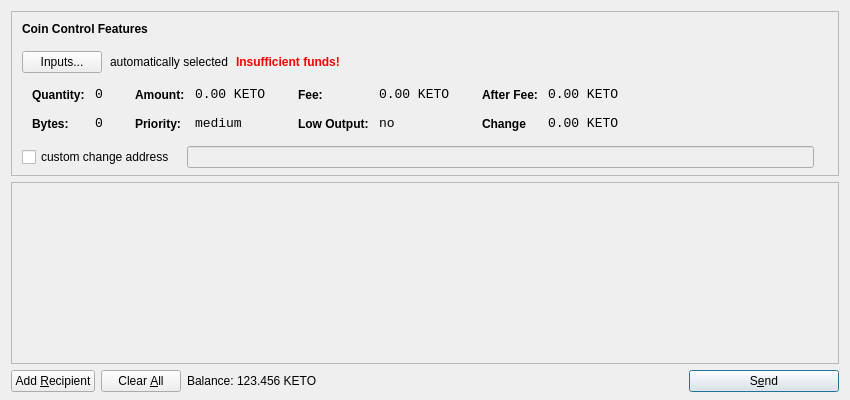
<?xml version="1.0" encoding="UTF-8"?>
<ui version="4.0">
 <class>SendCoinsDialog</class>
 <widget class="QDialog" name="SendCoinsDialog">
  <property name="geometry">
   <rect>
    <x>0</x>
    <y>0</y>
    <width>850</width>
    <height>400</height>
   </rect>
  </property>
  <property name="windowTitle">
   <string>Send Coins</string>
  </property>
  <layout class="QVBoxLayout" name="verticalLayout" stretch="0,1,0">
   <property name="bottomMargin">
    <number>8</number>
   </property>
   <item>
    <widget class="QFrame" name="frameCoinControl">
     <property name="sizePolicy">
      <sizepolicy hsizetype="Expanding" vsizetype="Expanding">
       <horstretch>0</horstretch>
       <verstretch>0</verstretch>
      </sizepolicy>
     </property>
     <property name="maximumSize">
      <size>
       <width>16777215</width>
       <height>16777215</height>
      </size>
     </property>
     <property name="frameShape">
      <enum>QFrame::StyledPanel</enum>
     </property>
     <property name="frameShadow">
      <enum>QFrame::Sunken</enum>
     </property>
     <layout class="QVBoxLayout" name="verticalLayoutCoinControl2">
      <property name="spacing">
       <number>-1</number>
      </property>
      <property name="leftMargin">
       <number>0</number>
      </property>
      <property name="topMargin">
       <number>0</number>
      </property>
      <property name="rightMargin">
       <number>0</number>
      </property>
      <property name="bottomMargin">
       <number>6</number>
      </property>
      <item>
       <layout class="QVBoxLayout" name="verticalLayoutCoinControl" stretch="0,0,0,0,1">
        <property name="spacing">
         <number>0</number>
        </property>
        <property name="leftMargin">
         <number>10</number>
        </property>
        <property name="topMargin">
         <number>10</number>
        </property>
        <item>
         <layout class="QHBoxLayout" name="horizontalLayoutCoinControl1">
          <property name="bottomMargin">
           <number>15</number>
          </property>
          <item>
           <widget class="QLabel" name="labelCoinControlFeatures">
            <property name="sizePolicy">
             <sizepolicy hsizetype="Preferred" vsizetype="Maximum">
              <horstretch>0</horstretch>
              <verstretch>0</verstretch>
             </sizepolicy>
            </property>
            <property name="font">
             <font>
              <weight>75</weight>
              <bold>true</bold>
             </font>
            </property>
            <property name="styleSheet">
             <string notr="true">font-weight:bold;</string>
            </property>
            <property name="text">
             <string>Coin Control Features</string>
            </property>
           </widget>
          </item>
         </layout>
        </item>
        <item>
         <layout class="QHBoxLayout" name="horizontalLayoutCoinControl2" stretch="0,0,0,0">
          <property name="spacing">
           <number>8</number>
          </property>
          <property name="bottomMargin">
           <number>10</number>
          </property>
          <item>
           <widget class="QPushButton" name="pushButtonCoinControl">
            <property name="styleSheet">
             <string notr="true"/>
            </property>
            <property name="text">
             <string>Inputs...</string>
            </property>
           </widget>
          </item>
          <item>
           <widget class="QLabel" name="labelCoinControlAutomaticallySelected">
            <property name="text">
             <string>automatically selected</string>
            </property>
            <property name="margin">
             <number>5</number>
            </property>
           </widget>
          </item>
          <item>
           <widget class="QLabel" name="labelCoinControlInsuffFunds">
            <property name="font">
             <font>
              <weight>75</weight>
              <bold>true</bold>
             </font>
            </property>
            <property name="styleSheet">
             <string notr="true">color:red;font-weight:bold;</string>
            </property>
            <property name="text">
             <string>Insufficient funds!</string>
            </property>
            <property name="margin">
             <number>5</number>
            </property>
           </widget>
          </item>
          <item>
           <spacer name="horizontalSpacerCoinControl">
            <property name="orientation">
             <enum>Qt::Horizontal</enum>
            </property>
            <property name="sizeHint" stdset="0">
             <size>
              <width>40</width>
              <height>1</height>
             </size>
            </property>
           </spacer>
          </item>
         </layout>
        </item>
        <item>
         <widget class="QWidget" name="widgetCoinControl" native="true">
          <property name="sizePolicy">
           <sizepolicy hsizetype="Preferred" vsizetype="Preferred">
            <horstretch>0</horstretch>
            <verstretch>0</verstretch>
           </sizepolicy>
          </property>
          <property name="minimumSize">
           <size>
            <width>0</width>
            <height>0</height>
           </size>
          </property>
          <property name="styleSheet">
           <string notr="true"/>
          </property>
          <layout class="QHBoxLayout" name="horizontalLayoutCoinControl5">
           <property name="margin">
            <number>0</number>
           </property>
           <item>
            <layout class="QHBoxLayout" name="horizontalLayoutCoinControl3" stretch="0,0,0,1">
             <property name="spacing">
              <number>20</number>
             </property>
             <property name="topMargin">
              <number>0</number>
             </property>
             <property name="bottomMargin">
              <number>10</number>
             </property>
             <item>
              <layout class="QFormLayout" name="formLayoutCoinControl1">
               <property name="horizontalSpacing">
                <number>10</number>
               </property>
               <property name="verticalSpacing">
                <number>14</number>
               </property>
               <property name="leftMargin">
                <number>10</number>
               </property>
               <property name="topMargin">
                <number>4</number>
               </property>
               <property name="rightMargin">
                <number>6</number>
               </property>
               <item row="0" column="0">
                <widget class="QLabel" name="labelCoinControlQuantityText">
                 <property name="styleSheet">
                  <string notr="true">font-weight:bold;</string>
                 </property>
                 <property name="text">
                  <string>Quantity:</string>
                 </property>
                 <property name="margin">
                  <number>0</number>
                 </property>
                </widget>
               </item>
               <item row="0" column="1">
                <widget class="QLabel" name="labelCoinControlQuantity">
                 <property name="font">
                  <font>
                   <family>Monospace</family>
                   <pointsize>10</pointsize>
                  </font>
                 </property>
                 <property name="cursor">
                  <cursorShape>IBeamCursor</cursorShape>
                 </property>
                 <property name="contextMenuPolicy">
                  <enum>Qt::ActionsContextMenu</enum>
                 </property>
                 <property name="text">
                  <string>0</string>
                 </property>
                 <property name="margin">
                  <number>0</number>
                 </property>
                 <property name="textInteractionFlags">
                  <set>Qt::LinksAccessibleByMouse|Qt::TextSelectableByKeyboard|Qt::TextSelectableByMouse</set>
                 </property>
                </widget>
               </item>
               <item row="1" column="0">
                <widget class="QLabel" name="labelCoinControlBytesText">
                 <property name="styleSheet">
                  <string notr="true">font-weight:bold;</string>
                 </property>
                 <property name="text">
                  <string>Bytes:</string>
                 </property>
                </widget>
               </item>
               <item row="1" column="1">
                <widget class="QLabel" name="labelCoinControlBytes">
                 <property name="font">
                  <font>
                   <family>Monospace</family>
                   <pointsize>10</pointsize>
                  </font>
                 </property>
                 <property name="cursor">
                  <cursorShape>IBeamCursor</cursorShape>
                 </property>
                 <property name="contextMenuPolicy">
                  <enum>Qt::ActionsContextMenu</enum>
                 </property>
                 <property name="text">
                  <string>0</string>
                 </property>
                 <property name="textInteractionFlags">
                  <set>Qt::LinksAccessibleByMouse|Qt::TextSelectableByKeyboard|Qt::TextSelectableByMouse</set>
                 </property>
                </widget>
               </item>
              </layout>
             </item>
             <item>
              <layout class="QFormLayout" name="formLayoutCoinControl2">
               <property name="horizontalSpacing">
                <number>10</number>
               </property>
               <property name="verticalSpacing">
                <number>14</number>
               </property>
               <property name="leftMargin">
                <number>6</number>
               </property>
               <property name="topMargin">
                <number>4</number>
               </property>
               <property name="rightMargin">
                <number>6</number>
               </property>
               <item row="0" column="0">
                <widget class="QLabel" name="labelCoinControlAmountText">
                 <property name="styleSheet">
                  <string notr="true">font-weight:bold;</string>
                 </property>
                 <property name="text">
                  <string>Amount:</string>
                 </property>
                 <property name="margin">
                  <number>0</number>
                 </property>
                </widget>
               </item>
               <item row="0" column="1">
                <widget class="QLabel" name="labelCoinControlAmount">
                 <property name="font">
                  <font>
                   <family>Monospace</family>
                   <pointsize>10</pointsize>
                  </font>
                 </property>
                 <property name="cursor">
                  <cursorShape>IBeamCursor</cursorShape>
                 </property>
                 <property name="contextMenuPolicy">
                  <enum>Qt::ActionsContextMenu</enum>
                 </property>
                 <property name="text">
                  <string notr="true">0.00 KETO</string>
                 </property>
                 <property name="textInteractionFlags">
                  <set>Qt::LinksAccessibleByMouse|Qt::TextSelectableByKeyboard|Qt::TextSelectableByMouse</set>
                 </property>
                </widget>
               </item>
               <item row="1" column="0">
                <widget class="QLabel" name="labelCoinControlPriorityText">
                 <property name="styleSheet">
                  <string notr="true">font-weight:bold;</string>
                 </property>
                 <property name="text">
                  <string>Priority:</string>
                 </property>
                </widget>
               </item>
               <item row="1" column="1">
                <widget class="QLabel" name="labelCoinControlPriority">
                 <property name="font">
                  <font>
                   <family>Monospace</family>
                   <pointsize>10</pointsize>
                  </font>
                 </property>
                 <property name="cursor">
                  <cursorShape>IBeamCursor</cursorShape>
                 </property>
                 <property name="contextMenuPolicy">
                  <enum>Qt::ActionsContextMenu</enum>
                 </property>
                 <property name="text">
                  <string>medium</string>
                 </property>
                 <property name="textInteractionFlags">
                  <set>Qt::LinksAccessibleByMouse|Qt::TextSelectableByKeyboard|Qt::TextSelectableByMouse</set>
                 </property>
                </widget>
               </item>
              </layout>
             </item>
             <item>
              <layout class="QFormLayout" name="formLayoutCoinControl3">
               <property name="horizontalSpacing">
                <number>10</number>
               </property>
               <property name="verticalSpacing">
                <number>14</number>
               </property>
               <property name="leftMargin">
                <number>6</number>
               </property>
               <property name="topMargin">
                <number>4</number>
               </property>
               <property name="rightMargin">
                <number>6</number>
               </property>
               <item row="0" column="0">
                <widget class="QLabel" name="labelCoinControlFeeText">
                 <property name="styleSheet">
                  <string notr="true">font-weight:bold;</string>
                 </property>
                 <property name="text">
                  <string>Fee:</string>
                 </property>
                 <property name="margin">
                  <number>0</number>
                 </property>
                </widget>
               </item>
               <item row="0" column="1">
                <widget class="QLabel" name="labelCoinControlFee">
                 <property name="font">
                  <font>
                   <family>Monospace</family>
                   <pointsize>10</pointsize>
                  </font>
                 </property>
                 <property name="cursor">
                  <cursorShape>IBeamCursor</cursorShape>
                 </property>
                 <property name="contextMenuPolicy">
                  <enum>Qt::ActionsContextMenu</enum>
                 </property>
                 <property name="text">
                  <string notr="true">0.00 KETO</string>
                 </property>
                 <property name="textInteractionFlags">
                  <set>Qt::LinksAccessibleByMouse|Qt::TextSelectableByKeyboard|Qt::TextSelectableByMouse</set>
                 </property>
                </widget>
               </item>
               <item row="1" column="0">
                <widget class="QLabel" name="labelCoinControlLowOutputText">
                 <property name="styleSheet">
                  <string notr="true">font-weight:bold;</string>
                 </property>
                 <property name="text">
                  <string>Low Output:</string>
                 </property>
                </widget>
               </item>
               <item row="1" column="1">
                <widget class="QLabel" name="labelCoinControlLowOutput">
                 <property name="font">
                  <font>
                   <family>Monospace</family>
                   <pointsize>10</pointsize>
                  </font>
                 </property>
                 <property name="cursor">
                  <cursorShape>IBeamCursor</cursorShape>
                 </property>
                 <property name="contextMenuPolicy">
                  <enum>Qt::ActionsContextMenu</enum>
                 </property>
                 <property name="text">
                  <string>no</string>
                 </property>
                 <property name="textInteractionFlags">
                  <set>Qt::LinksAccessibleByMouse|Qt::TextSelectableByKeyboard|Qt::TextSelectableByMouse</set>
                 </property>
                </widget>
               </item>
              </layout>
             </item>
             <item>
              <layout class="QFormLayout" name="formLayoutCoinControl4">
               <property name="horizontalSpacing">
                <number>10</number>
               </property>
               <property name="verticalSpacing">
                <number>14</number>
               </property>
               <property name="leftMargin">
                <number>6</number>
               </property>
               <property name="topMargin">
                <number>4</number>
               </property>
               <property name="rightMargin">
                <number>6</number>
               </property>
               <item row="0" column="0">
                <widget class="QLabel" name="labelCoinControlAfterFeeText">
                 <property name="styleSheet">
                  <string notr="true">font-weight:bold;</string>
                 </property>
                 <property name="text">
                  <string>After Fee:</string>
                 </property>
                 <property name="margin">
                  <number>0</number>
                 </property>
                </widget>
               </item>
               <item row="0" column="1">
                <widget class="QLabel" name="labelCoinControlAfterFee">
                 <property name="font">
                  <font>
                   <family>Monospace</family>
                   <pointsize>10</pointsize>
                  </font>
                 </property>
                 <property name="cursor">
                  <cursorShape>IBeamCursor</cursorShape>
                 </property>
                 <property name="contextMenuPolicy">
                  <enum>Qt::ActionsContextMenu</enum>
                 </property>
                 <property name="text">
                  <string notr="true">0.00 KETO</string>
                 </property>
                 <property name="textInteractionFlags">
                  <set>Qt::LinksAccessibleByMouse|Qt::TextSelectableByKeyboard|Qt::TextSelectableByMouse</set>
                 </property>
                </widget>
               </item>
               <item row="1" column="0">
                <widget class="QLabel" name="labelCoinControlChangeText">
                 <property name="styleSheet">
                  <string notr="true">font-weight:bold;</string>
                 </property>
                 <property name="text">
                  <string>Change</string>
                 </property>
                </widget>
               </item>
               <item row="1" column="1">
                <widget class="QLabel" name="labelCoinControlChange">
                 <property name="font">
                  <font>
                   <family>Monospace</family>
                   <pointsize>10</pointsize>
                  </font>
                 </property>
                 <property name="cursor">
                  <cursorShape>IBeamCursor</cursorShape>
                 </property>
                 <property name="contextMenuPolicy">
                  <enum>Qt::ActionsContextMenu</enum>
                 </property>
                 <property name="text">
                  <string notr="true">0.00 KETO</string>
                 </property>
                 <property name="textInteractionFlags">
                  <set>Qt::LinksAccessibleByMouse|Qt::TextSelectableByKeyboard|Qt::TextSelectableByMouse</set>
                 </property>
                </widget>
               </item>
              </layout>
             </item>
            </layout>
           </item>
          </layout>
         </widget>
        </item>
        <item>
         <layout class="QHBoxLayout" name="horizontalLayoutCoinControl4" stretch="0,0,0">
          <property name="spacing">
           <number>12</number>
          </property>
          <property name="sizeConstraint">
           <enum>QLayout::SetDefaultConstraint</enum>
          </property>
          <property name="topMargin">
           <number>5</number>
          </property>
          <property name="rightMargin">
           <number>5</number>
          </property>
          <item>
           <widget class="QCheckBox" name="checkBoxCoinControlChange">
            <property name="text">
             <string>custom change address</string>
            </property>
           </widget>
          </item>
          <item>
           <widget class="QLineEdit" name="lineEditCoinControlChange">
            <property name="enabled">
             <bool>false</bool>
            </property>
            <property name="sizePolicy">
             <sizepolicy hsizetype="Expanding" vsizetype="Fixed">
              <horstretch>0</horstretch>
              <verstretch>0</verstretch>
             </sizepolicy>
            </property>
           </widget>
          </item>
          <item>
           <widget class="QLabel" name="labelCoinControlChangeLabel">
            <property name="sizePolicy">
             <sizepolicy hsizetype="Preferred" vsizetype="Expanding">
              <horstretch>0</horstretch>
              <verstretch>0</verstretch>
             </sizepolicy>
            </property>
            <property name="minimumSize">
             <size>
              <width>0</width>
              <height>0</height>
             </size>
            </property>
            <property name="text">
             <string/>
            </property>
            <property name="margin">
             <number>3</number>
            </property>
           </widget>
          </item>
         </layout>
        </item>
        <item>
         <spacer name="verticalSpacerCoinControl">
          <property name="orientation">
           <enum>Qt::Vertical</enum>
          </property>
          <property name="sizeHint" stdset="0">
           <size>
            <width>800</width>
            <height>1</height>
           </size>
          </property>
         </spacer>
        </item>
       </layout>
      </item>
     </layout>
    </widget>
   </item>
   <item>
    <widget class="QScrollArea" name="scrollArea">
     <property name="widgetResizable">
      <bool>true</bool>
     </property>
     <widget class="QWidget" name="scrollAreaWidgetContents">
      <property name="geometry">
       <rect>
        <x>0</x>
        <y>0</y>
        <width>830</width>
        <height>165</height>
       </rect>
      </property>
      <layout class="QVBoxLayout" name="verticalLayout_2">
       <property name="margin">
        <number>0</number>
       </property>
       <item>
        <layout class="QVBoxLayout" name="entries">
         <property name="spacing">
          <number>6</number>
         </property>
        </layout>
       </item>
       <item>
        <spacer name="verticalSpacer">
         <property name="orientation">
          <enum>Qt::Vertical</enum>
         </property>
         <property name="sizeHint" stdset="0">
          <size>
           <width>20</width>
           <height>40</height>
          </size>
         </property>
        </spacer>
       </item>
      </layout>
     </widget>
    </widget>
   </item>
   <item>
    <layout class="QHBoxLayout" name="horizontalLayout">
     <item>
      <widget class="QPushButton" name="addButton">
       <property name="toolTip">
        <string>Send to multiple recipients at once</string>
       </property>
       <property name="text">
        <string>Add &amp;Recipient</string>
       </property>
       <property name="autoDefault">
        <bool>false</bool>
       </property>
      </widget>
     </item>
     <item>
      <widget class="QPushButton" name="clearButton">
       <property name="sizePolicy">
        <sizepolicy hsizetype="Minimum" vsizetype="Fixed">
         <horstretch>0</horstretch>
         <verstretch>0</verstretch>
        </sizepolicy>
       </property>
       <property name="toolTip">
        <string>Remove all transaction fields</string>
       </property>
       <property name="text">
        <string>Clear &amp;All</string>
       </property>
       <property name="autoRepeatDelay">
        <number>300</number>
       </property>
       <property name="autoDefault">
        <bool>false</bool>
       </property>
      </widget>
     </item>
     <item>
      <layout class="QHBoxLayout" name="horizontalLayout_2">
       <property name="spacing">
        <number>3</number>
       </property>
       <item>
        <widget class="QLabel" name="label">
         <property name="sizePolicy">
          <sizepolicy hsizetype="Preferred" vsizetype="Fixed">
           <horstretch>0</horstretch>
           <verstretch>0</verstretch>
          </sizepolicy>
         </property>
         <property name="text">
          <string>Balance:</string>
         </property>
        </widget>
       </item>
       <item>
        <widget class="QLabel" name="labelBalance">
         <property name="sizePolicy">
          <sizepolicy hsizetype="Preferred" vsizetype="Fixed">
           <horstretch>0</horstretch>
           <verstretch>0</verstretch>
          </sizepolicy>
         </property>
         <property name="cursor">
          <cursorShape>IBeamCursor</cursorShape>
         </property>
         <property name="text">
          <string notr="true">123.456 KETO</string>
         </property>
         <property name="textInteractionFlags">
          <set>Qt::LinksAccessibleByMouse|Qt::TextSelectableByKeyboard|Qt::TextSelectableByMouse</set>
         </property>
        </widget>
       </item>
      </layout>
     </item>
     <item>
      <spacer name="horizontalSpacer">
       <property name="orientation">
        <enum>Qt::Horizontal</enum>
       </property>
       <property name="sizeHint" stdset="0">
        <size>
         <width>40</width>
         <height>20</height>
        </size>
       </property>
      </spacer>
     </item>
     <item>
      <widget class="QPushButton" name="sendButton">
       <property name="minimumSize">
        <size>
         <width>150</width>
         <height>0</height>
        </size>
       </property>
       <property name="toolTip">
        <string>Confirm the send action</string>
       </property>
       <property name="text">
        <string>S&amp;end</string>
       </property>
       <property name="icon">
        <iconset resource="../bitcoin.qrc">
         <normaloff>:/icons/send</normaloff>:/icons/send</iconset>
       </property>
       <property name="default">
        <bool>true</bool>
       </property>
      </widget>
     </item>
    </layout>
   </item>
  </layout>
 </widget>
 <resources>
  <include location="../bitcoin.qrc"/>
 </resources>
 <connections/>
</ui>
